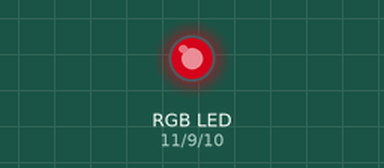
Simulated run of this sketch. Board: Arduino Uno, built with avr-gcc and run on an emulated ATmega328P. On the bench: an RGB LED mixed from three pins (HIGH = lit). Dim RGB values are drawn brighter than linear.

Above: at 0.1 s.
Timing chart, 0 to 1.6 s (numbered marks = the images above):
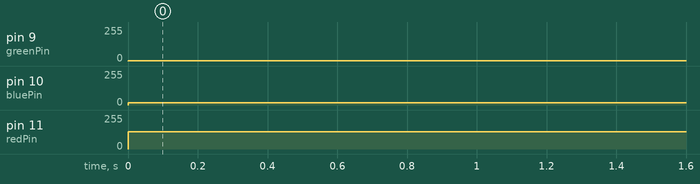

The sketch:

problem2.ino
```cpp
/*

*/
int redPin=11;
int bluePin=10;
int greenPin=9;
int poto=A0;
int val=0;

void setup() {
    Serial.begin(9600);
    pinMode(redPin,OUTPUT);
    pinMode(bluePin,OUTPUT);
    pinMode(greenPin,OUTPUT);
}

void loop() {
    analogWrite(redPin,128);
    analogWrite(greenPin,2);
    analogWrite(bluePin, 16);
}
```

Measured:
- by itself, pin 9 (greenPin): 0/255 → 2/255 at 0.00 s
- by itself, pin 10 (bluePin): 0/255 → 16/255 at 0.00 s
- by itself, pin 11 (redPin): 0/255 → 128/255 at 0.00 s
